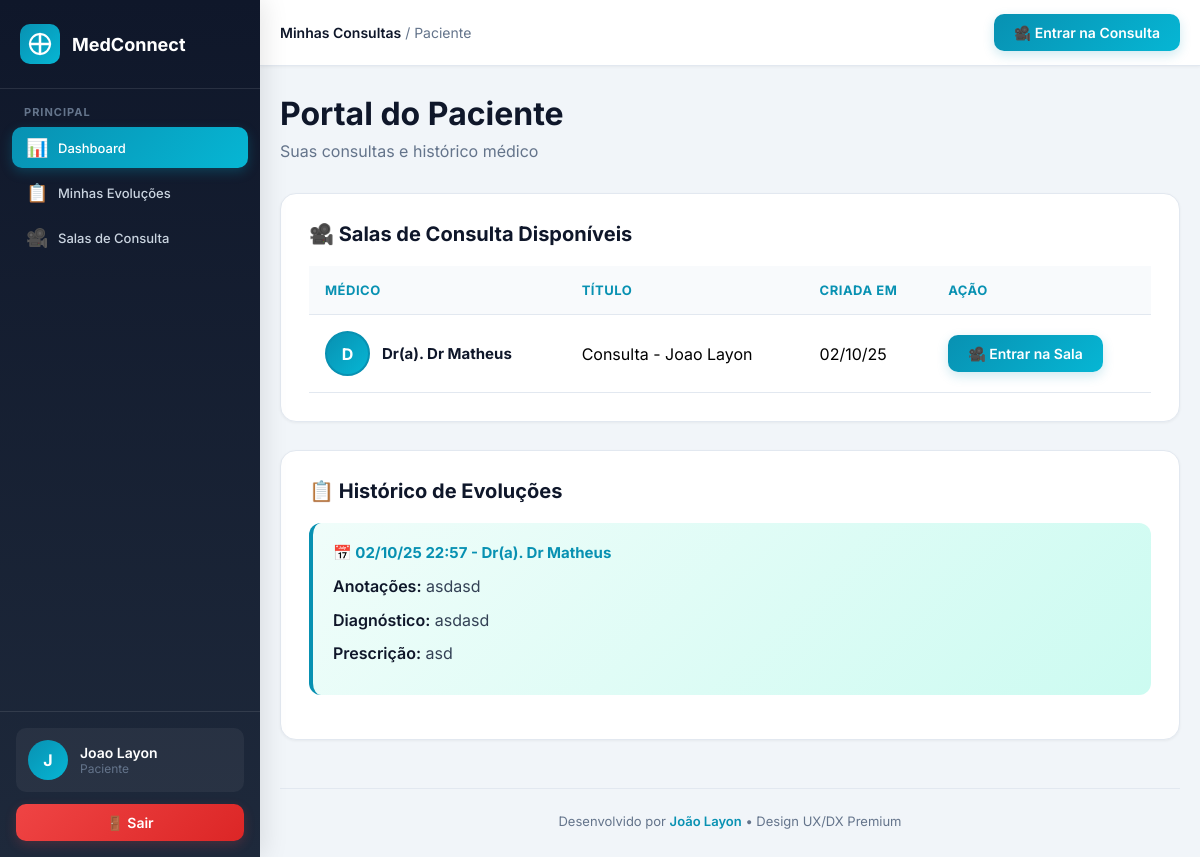
The page /paciente (signed in) on the database its author committed.
### tables this page shows
CREATE TABLE salas (
        id INTEGER PRIMARY KEY AUTOINCREMENT,
        codigo TEXT UNIQUE NOT NULL,
        medico_id INTEGER NOT NULL,
        paciente_id INTEGER NOT NULL,
        titulo TEXT,
        ativa BOOLEAN DEFAULT 1,
        criado_em DATETIME DEFAULT CURRENT_TIMESTAMP,
        FOREIGN KEY (medico_id) REFERENCES medicos(id),
        FOREIGN KEY (paciente_id) REFERENCES pacientes(id),
        UNIQUE(medico_id, paciente_id)
    );

CREATE TABLE users (
        id INTEGER PRIMARY KEY AUTOINCREMENT,
        email TEXT UNIQUE NOT NULL,
        senha_hash TEXT NOT NULL,
        nome TEXT NOT NULL,
        tipo TEXT NOT NULL CHECK(tipo IN ('admin', 'medico', 'paciente')),
        criado_em DATETIME DEFAULT CURRENT_TIMESTAMP
    , profile_photo TEXT DEFAULT NULL);

CREATE TABLE "evolucoes" (
                id INTEGER PRIMARY KEY AUTOINCREMENT,
                sala_id INTEGER,
                medico_id INTEGER NOT NULL,
                paciente_id INTEGER NOT NULL,
                data DATETIME DEFAULT CURRENT_TIMESTAMP,
                anotacoes TEXT,
                diagnostico TEXT,
                prescricao TEXT,
                FOREIGN KEY (sala_id) REFERENCES salas(id),
                FOREIGN KEY (medico_id) REFERENCES medicos(id),
                FOREIGN KEY (paciente_id) REFERENCES pacientes(id)
            );

### app.py (the view)
@app.route('/paciente')
@role_required('paciente')
def paciente_dashboard():
    conn = get_db()
    paciente = conn.execute('SELECT id, medico_id FROM pacientes WHERE user_id = ?', (session['user_id'],)).fetchone()
    salas = conn.execute('''
        SELECT s.codigo, s.titulo, s.criado_em, u.nome as medico_nome, u.profile_photo
        FROM salas s
        JOIN medicos m ON s.medico_id = m.id
        JOIN users u ON m.user_id = u.id
        WHERE s.paciente_id = ? AND s.ativa = 1
    ''', (paciente['id'],)).fetchall()
    evolucoes = conn.execute('''
        SELECT e.data, e.anotacoes, e.diagnostico, e.prescricao, u.nome as medico_nome
        FROM evolucoes e
        JOIN medicos m ON e.medico_id = m.id
        JOIN users u ON m.user_id = u.id
        WHERE e.paciente_id = ?
        ORDER BY e.data DESC
    ''', (paciente['id'],)).fetchall()
    conn.close()
    return render_template('paciente_dashboard.html', salas=salas, evolucoes=evolucoes)

### app.py (called while the page is built, shortened)
def get_cached_system_config():
    global _system_config_cache, _config_cache_time
    now = datetime.now()
    if _system_config_cache and _config_cache_time and (now - _config_cache_time).total_seconds() < CONFIG_CACHE_DURATION:
        return _system_config_cache

@app.context_processor
def inject_config():
    result = {
        'system_config': get_cached_system_config(),
        'user_profile_photo': None
    }
    if 'user_id' in session:
        conn = get_db()
        try:
            user = conn.execute('SELECT profile_photo FROM users WHERE id = ?', (session['user_id'],)).fetchone()
            if user and user['profile_photo']:
                result['user_profile_photo'] = user['profile_photo']
        except:
            pass
        finally:
            conn.close()
    return result

def format_date_br(date_string):
    if not date_string:
        return ''
    try:
        if isinstance(date_string, str):
            date_string = date_string.split('.')[0]
            if 'T' in date_string or ' ' in date_string:
                if 'T' in date_string:
                    dt = datetime.fromisoformat(date_string.replace('Z', '+00:00'))
                else:
                    dt = datetime.strptime(date_string, '%Y-%m-%d %H:%M:%S')
                if dt.tzinfo is None:
                    utc_dt = pytz.UTC.localize(dt)
                else:
                    utc_dt = dt
                br_dt = utc_dt.astimezone(BRASILIA_TZ)
                return br_dt.strftime('%d/%m/%y')
            else:
                dt = datetime.strptime(date_string, '%Y-%m-%d')
                return dt.strftime('%d/%m/%y')
    except Exception as e:
        return date_string

def get_db():
    conn = sqlite3.connect(DB_PATH, timeout=20.0, check_same_thread=False)
    conn.row_factory = sqlite3.Row
    conn.execute('PRAGMA journal_mode=WAL')
    conn.execute('PRAGMA synchronous=NORMAL')
    conn.execute('PRAGMA cache_size=-64000')
    conn.execute('PRAGMA temp_store=MEMORY')
    conn.execute('PRAGMA mmap_size=134217728')
    return conn

### templates/paciente_dashboard.html (shortened to what this page needs)
{% extends "layout/base.html" %}
{% block breadcrumb %}<strong>Minhas Consultas</strong> / Paciente{% endblock %}
{% block sidebar_nav %}
<div class="nav-section">
  <div class="nav-section-title">PRINCIPAL</div>
  <a href="{{ url_for('paciente_dashboard') }}" class="nav-item active">
    <span class="nav-item-icon">📊</span>
    <span>Dashboard</span>
  </a>
  <a href="{{ url_for('paciente_evolucoes') }}" class="nav-item">
    <span class="nav-item-icon">📋</span>
    <span>Minhas Evoluções</span>
  </a>
  <a href="#salas" class="nav-item" onclick="document.querySelector('.section-salas').scrollIntoView({behavior: 'smooth'}); return false;">
    <span class="nav-item-icon">🎥</span>
    <span>Salas de Consulta</span>
  </a>
</div>
{% endblock %}
{% block topbar_actions %}
{% if salas %}
<a href="{{ url_for('sala', codigo=salas[0].codigo) }}" class="btn">
  🎥 Entrar na Consulta
</a>
{% endif %}
{% endblock %}
{% block content %}
<div class="page-header">
  <h1 class="page-title">Portal do Paciente</h1>
  <p class="page-subtitle">Suas consultas e histórico médico</p>
</div>
<div class="section-salas" id="salas">
  <h2 class="section-title">🎥 Salas de Consulta Disponíveis</h2>
  {% if salas %}
  <table>
    <thead>
      <tr>
        <th>Médico</th>
        <th>Título</th>
        <th>Criada em</th>
        <th>Ação</th>
      </tr>
    </thead>
    <tbody>
      {% for sala in salas %}
      <tr>
        <td data-label="Médico">
          <div class="medico-info">
            {% if sala.profile_photo %}
              <img src="{{ url_for('static', filename='uploads/profile_photos/' + sala.profile_photo) }}" alt="{{ sala.medico_nome }}" class="medico-avatar">
            {% else %}
              <div class="medico-avatar-placeholder">{{ sala.medico_nome[0]|upper }}</div>
            {% endif %}
            <span class="medico-nome">Dr(a). {{ sala.medico_nome }}</span>
          </div>
        </td>
        <td data-label="Título">{{ sala.titulo }}</td>
        <td data-label="Criada em">{{ sala.criado_em|date_br }}</td>
        <td data-label="Ação">
          <a href="{{ url_for('sala', codigo=sala.codigo) }}" class="btn btn-sm">🎥 Entrar na Sala</a>
        </td>
      </tr>
      {% endfor %}
    </tbody>
  </table>
  {% else %}
  <div class="empty-state">
    <div class="empty-state-icon">📅</div>
    <p>Nenhuma sala de consulta disponível no momento.</p>
  </div>
  {% endif %}
</div>
<div class="section-historico" id="historico">
  <h2 class="section-title">📋 Histórico de Evoluções</h2>
  {% if evolucoes %}
    {% for evolucao in evolucoes %}
    <div class="evolucao-card">
      <div class="evolucao-date">📅 {{ evolucao.data|datetime_br }} - Dr(a). {{ evolucao.medico_nome }}</div>
      <div class="evolucao-content">
        {% if evolucao.anotacoes %}
        <p><strong>Anotações:</strong> {{ evolucao.anotacoes }}</p>
        {% endif %}
        {% if evolucao.diagnostico %}
        <p><strong>Diagnóstico:</strong> {{ evolucao.diagnostico }}</p>
        {% endif %}
        {% if evolucao.prescricao %}
        <p><strong>Prescrição:</strong> {{ evolucao.prescricao }}</p>
        {% endif %}
      </div>
    </div>
    {% endfor %}
  {% else %}
  <div class="empty-state">
    <div class="empty-state-icon">📝</div>
    <p>Nenhuma evolução registrada ainda.</p>
  </div>
  {% endif %}
</div>
<div style="text-align: center; color: #64748b; font-size: 13px; margin-top: 48px; padding-top: 24px; border-top: 1px solid #e2e8f0;">
  Desenvolvido por <strong style="color: #0891b2; font-weight: 600;">João Layon</strong> • Design UX/DX Premium
</div>
{% endblock %}

### templates/layout/base.html (style rules this page uses)
* { margin: 0; padding: 0; box-sizing: border-box; }
html { overflow-x: hidden; width: 100%; }
body { font-family: 'Inter', -apple-system, BlinkMacSystemFont, 'Segoe UI', Roboto, sans-serif; background: #f1f5f9; min-height: 100vh; overflow-x: hidden; width: 100%; }
.nav-section { margin-bottom: 24px; }
.nav-section-title { color: #64748b; font-size: 11px; font-weight: 700; text-transform: uppercase; letter-spacing: 1px; padding: 0 12px; margin-bottom: 8px; }
.nav-item { display: flex; align-items: center; gap: 12px; padding: 12px 16px; color: #cbd5e1; text-decoration: none; border-radius: 10px; margin-bottom: 4px; transition: all 0.2s; font-size: 14px; font-weight: 500; }
.nav-item.active { background: linear-gradient(135deg, #0891b2, #06b6d4); color: white; box-shadow: 0 4px 12px rgba(8, 145, 178, 0.3); }
.nav-item-icon { font-size: 18px; width: 20px; text-align: center; }
.breadcrumb strong { color: #0f172a; font-weight: 600; }
.btn { padding: 10px 20px; border-radius: 10px; background: linear-gradient(135deg, #0891b2, #06b6d4); color: white; border: none; cursor: pointer; font-weight: 600; font-size: 14px; transition: all 0.3s ease; box-shadow: 0 4px 12px rgba(8, 145, 178, 0.2); text-decoration: none; display: inline-flex; align-items: center; gap: 8px; }
.page-header { margin-bottom: 32px; }
.page-title { font-size: 32px; font-weight: 700; color: #0f172a; margin-bottom: 8px; }
.page-subtitle { color: #64748b; font-size: 16px; }
@media (min-width: 993px) and (max-width: 1200px) { .nav-item { font-size: 13px; padding: 10px 14px; } }

### templates/paciente_dashboard.html (style rules this page uses)
.section-salas, .section-historico { background: white; padding: 28px; border-radius: 16px; margin-bottom: 28px; box-shadow: 0 1px 3px rgba(0,0,0,0.05); border: 1px solid #e2e8f0; }
.section-title { color: #0f172a; font-size: 20px; margin-bottom: 20px; font-weight: 700; display: flex; align-items: center; gap: 12px; }
table { width: 100%; border-collapse: collapse; }
th, td { padding: 16px; text-align: left; border-bottom: 1px solid #e2e8f0; }
th { background: #f8fafc; color: #0891b2; font-weight: 700; font-size: 13px; text-transform: uppercase; letter-spacing: 0.5px; }
tbody tr { transition: background 0.2s; }
.evolucao-card { background: linear-gradient(135deg, #f0fdfa, #ccfbf1); padding: 20px; border-radius: 12px; margin-bottom: 16px; border-left: 4px solid #0891b2; transition: transform 0.2s, box-shadow 0.2s; }
.evolucao-date { color: #0891b2; font-weight: 700; margin-bottom: 12px; font-size: 15px; }
.evolucao-content { color: #334155; line-height: 1.6; }
.evolucao-content p { margin-bottom: 8px; }
.evolucao-content strong { color: #0f172a; font-weight: 600; }
.medico-info { display: flex; align-items: center; gap: 12px; }
.medico-avatar-placeholder { width: 45px; height: 45px; border-radius: 50%; background: linear-gradient(135deg, #0891b2, #06b6d4); display: flex; align-items: center; justify-content: center; color: white; font-weight: 700; font-size: 16px; border: 2px solid #0891b2; }
.medico-nome { font-weight: 700; color: #0f172a; font-size: 15px; }

### rows shown on the page
salas: nome "D", medico_nome "Dr Matheus", titulo "Consulta - Joao Layon", criado_em "02/10/25"
evolucoes: data "02/10/25 22:57", medico_nome "Dr Matheus", anotacoes "asdasd", diagnostico "asdasd", prescricao "asd"

### other values the page prints
{{ system_config.platform_name }} "MedConnect"
{{ session.nome[0] if session.nome else 'U' }} "J"
{{ session.nome }} "Joao Layon"
{{ session.tipo|capitalize }} "Paciente"
